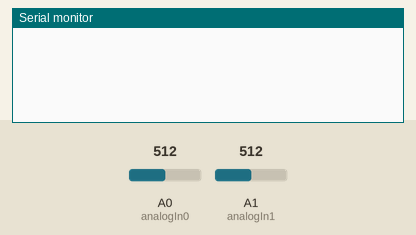
Simulated run of this sketch. Board: Arduino Uno, built with avr-gcc and run on an emulated ATmega328P. Parts: the last lines printed to the serial monitor. The test bench sets the inputs (shaded band); at power-on: A1 (analogIn1) = 512, A0 (analogIn0) = 512.

Above: at 1.2 s.
1.3 s: A1 (analogIn1) set to 716
At 1.9 s:
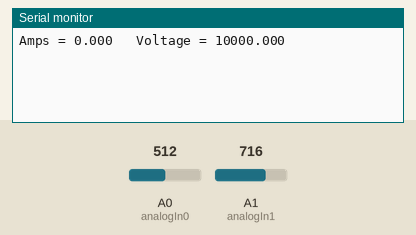
2.8 s: A1 (analogIn1) set to 900
At 4.6 s:
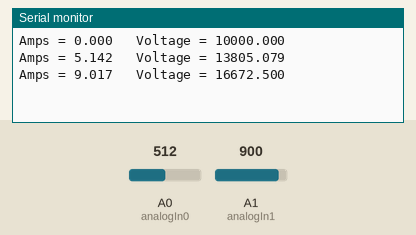
Timing chart, 0 to 6.1 s (numbered marks = the images above; inputs shaded):
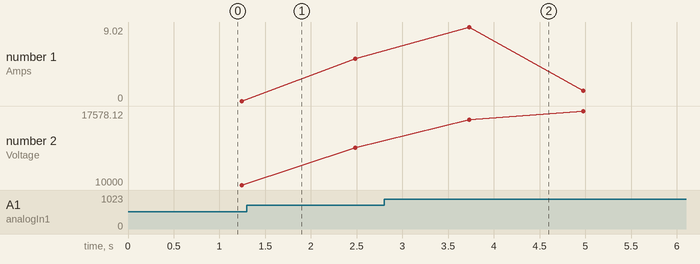

The sketch:

sketch_oct03a.ino
```cpp
const int analogIn0 = A0;
const int analogIn1 = A1;

int mVperAmp = 185; // use 100 for 20A Module and 66 for 30A Module
double RawValue= 0;
double RawValue2= 0;
float ACSoffset = 2500;
double Voltage = 0;
double Voltage2 = 0;
double Amps = 0;
int count=0;

double BatteryVoltage=0;
double Energy=2000;


void setup(){
 Serial.begin(9600);
}

void loop(){
 RawValue=0;
 RawValue2=0;

 for (int i=0;i<1000;i++){
  RawValue +=analogRead(analogIn1);
  RawValue2 +=analogRead(analogIn0);

  delay(1);
 }

 RawValue/=1000;
 RawValue2/=1000;

 Voltage = (RawValue / 1024.0) * 5000;
 Voltage2 = (RawValue / 1024.0) * 5000*4;


 Amps = ((Voltage - ACSoffset) / mVperAmp);

 if(count==2){
  ACSoffset=Voltage;
 }

 if(count>2 && -0.05<Amps && Amps<0.05){
    ACSoffset=Voltage;
 }


 Serial.print("Amps = "); // shows the voltage measured
 Serial.print(Amps,3); // the '3' after voltage allows you to display 3 digits after decimal point
 Serial.print("\t Voltage = "); // shows the voltage measured
 Serial.println(Voltage2,3); // the '3' after voltage allows you to display 3 digits after decimal point

 count++;

}
```

Measured:
- after the input at 2.8 s, the serial monitor: prints a new line after 0.93 s (image 2)
- plotted number 1: 0 → 5.14 after the input at 1.3 s, 5.14 → 1.22 after the input at 2.8 s
- plotted number 2: 10000 → 13805.08 after the input at 1.3 s, 13805.08 → 17578.12 after the input at 2.8 s
